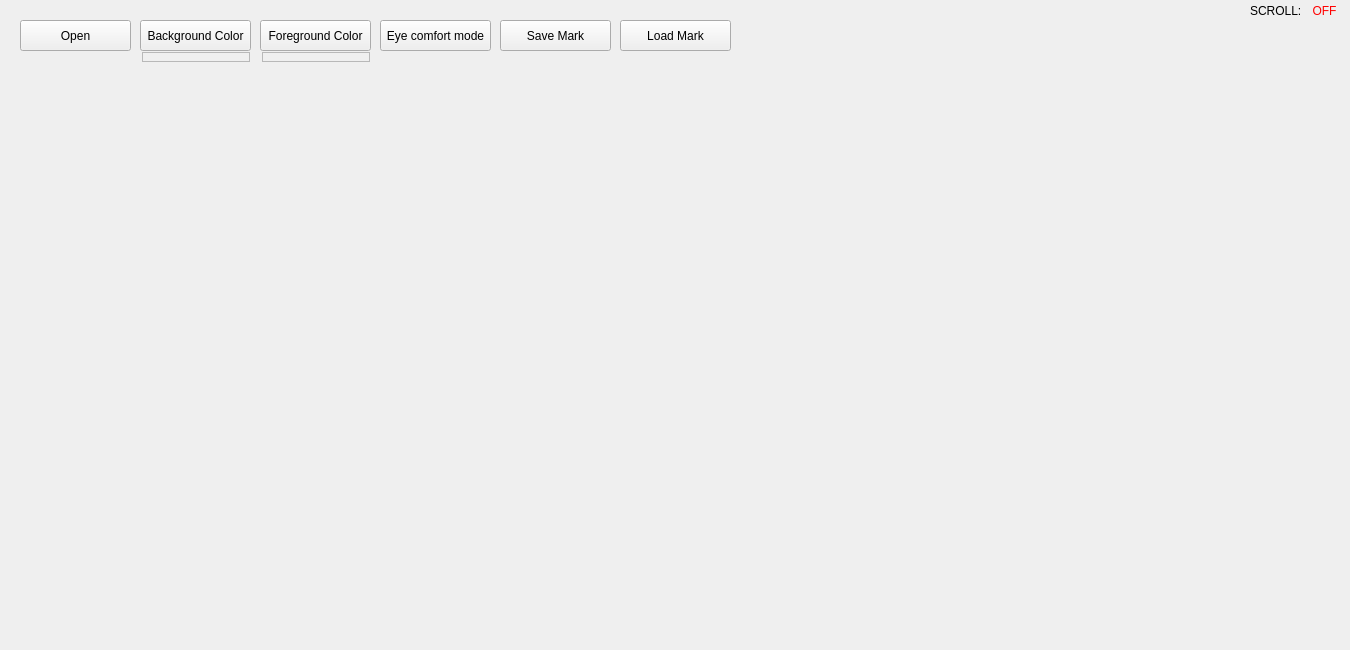
<?xml version="1.0" encoding="UTF-8"?>
<ui version="4.0">
 <class>Form</class>
 <widget class="QWidget" name="Form">
  <property name="geometry">
   <rect>
    <x>0</x>
    <y>0</y>
    <width>1350</width>
    <height>650</height>
   </rect>
  </property>
  <property name="windowTitle">
   <string>Form</string>
  </property>
  <widget class="QPushButton" name="oB">
   <property name="geometry">
    <rect>
     <x>20</x>
     <y>20</y>
     <width>111</width>
     <height>31</height>
    </rect>
   </property>
   <property name="styleSheet">
    <string notr="true">font: 75 8pt &quot;Times New Roman&quot;;</string>
   </property>
   <property name="text">
    <string>Open</string>
   </property>
  </widget>
  <widget class="QPushButton" name="bcB">
   <property name="geometry">
    <rect>
     <x>140</x>
     <y>20</y>
     <width>111</width>
     <height>31</height>
    </rect>
   </property>
   <property name="cursor">
    <cursorShape>CrossCursor</cursorShape>
   </property>
   <property name="styleSheet">
    <string notr="true">font: 75 8pt &quot;Times New Roman&quot;;</string>
   </property>
   <property name="text">
    <string>Background Color</string>
   </property>
  </widget>
  <widget class="QPushButton" name="fcB">
   <property name="geometry">
    <rect>
     <x>260</x>
     <y>20</y>
     <width>111</width>
     <height>31</height>
    </rect>
   </property>
   <property name="styleSheet">
    <string notr="true">font: 75 8pt &quot;Times New Roman&quot;;</string>
   </property>
   <property name="text">
    <string>Foreground Color</string>
   </property>
  </widget>
  <widget class="QPushButton" name="ecB">
   <property name="geometry">
    <rect>
     <x>380</x>
     <y>20</y>
     <width>111</width>
     <height>31</height>
    </rect>
   </property>
   <property name="styleSheet">
    <string notr="true">font: 75 8pt &quot;Times New Roman&quot;;</string>
   </property>
   <property name="text">
    <string>Eye comfort mode</string>
   </property>
   <property name="checkable">
    <bool>true</bool>
   </property>
  </widget>
  <widget class="QFrame" name="bcF">
   <property name="geometry">
    <rect>
     <x>142</x>
     <y>52</y>
     <width>108</width>
     <height>10</height>
    </rect>
   </property>
   <property name="cursor">
    <cursorShape>ArrowCursor</cursorShape>
   </property>
   <property name="styleSheet">
    <string notr="true"/>
   </property>
   <property name="frameShape">
    <enum>QFrame::StyledPanel</enum>
   </property>
   <property name="frameShadow">
    <enum>QFrame::Raised</enum>
   </property>
  </widget>
  <widget class="QFrame" name="fcF">
   <property name="geometry">
    <rect>
     <x>262</x>
     <y>52</y>
     <width>108</width>
     <height>10</height>
    </rect>
   </property>
   <property name="cursor">
    <cursorShape>ArrowCursor</cursorShape>
   </property>
   <property name="styleSheet">
    <string notr="true"/>
   </property>
   <property name="frameShape">
    <enum>QFrame::StyledPanel</enum>
   </property>
   <property name="frameShadow">
    <enum>QFrame::Raised</enum>
   </property>
  </widget>
  <widget class="QLabel" name="sL">
   <property name="geometry">
    <rect>
     <x>1304</x>
     <y>0</y>
     <width>41</width>
     <height>21</height>
    </rect>
   </property>
   <property name="styleSheet">
    <string notr="true">font: 75 8pt &quot;Times New Roman&quot;;
color: rgb(255, 0, 0);</string>
   </property>
   <property name="text">
    <string>OFF</string>
   </property>
   <property name="alignment">
    <set>Qt::AlignCenter</set>
   </property>
  </widget>
  <widget class="QLabel" name="label_2">
   <property name="geometry">
    <rect>
     <x>1250</x>
     <y>0</y>
     <width>51</width>
     <height>21</height>
    </rect>
   </property>
   <property name="styleSheet">
    <string notr="true">font: 75 8pt &quot;Times New Roman&quot;;</string>
   </property>
   <property name="text">
    <string>SCROLL:</string>
   </property>
   <property name="alignment">
    <set>Qt::AlignLeading|Qt::AlignLeft|Qt::AlignVCenter</set>
   </property>
  </widget>
  <widget class="QWidget" name="content" native="true">
   <property name="geometry">
    <rect>
     <x>10</x>
     <y>70</y>
     <width>1331</width>
     <height>601</height>
    </rect>
   </property>
  </widget>
  <widget class="QPushButton" name="smB">
   <property name="geometry">
    <rect>
     <x>500</x>
     <y>20</y>
     <width>111</width>
     <height>31</height>
    </rect>
   </property>
   <property name="styleSheet">
    <string notr="true">font: 75 8pt &quot;Times New Roman&quot;;</string>
   </property>
   <property name="text">
    <string>Save Mark</string>
   </property>
  </widget>
  <widget class="QPushButton" name="lmB">
   <property name="geometry">
    <rect>
     <x>620</x>
     <y>20</y>
     <width>111</width>
     <height>31</height>
    </rect>
   </property>
   <property name="styleSheet">
    <string notr="true">font: 75 8pt &quot;Times New Roman&quot;;</string>
   </property>
   <property name="text">
    <string>Load Mark</string>
   </property>
  </widget>
 </widget>
 <resources/>
 <connections/>
</ui>
